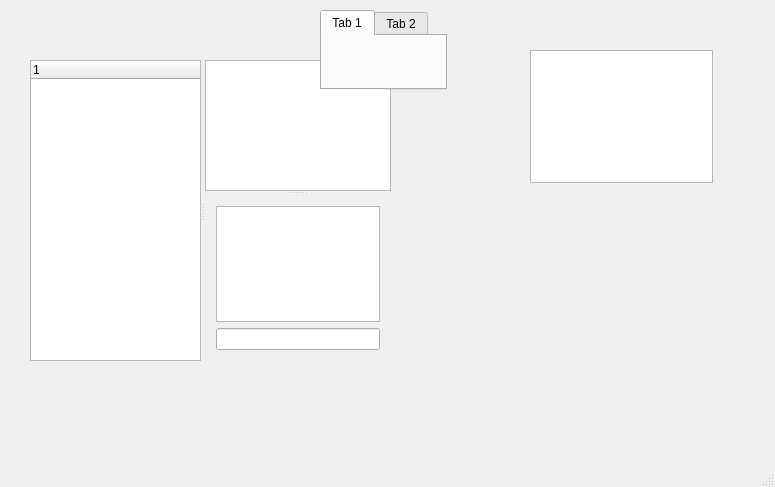
<?xml version="1.0" encoding="UTF-8"?>
<ui version="4.0">
 <class>MainWindow</class>
 <widget class="QMainWindow" name="MainWindow">
  <property name="windowModality">
   <enum>Qt::NonModal</enum>
  </property>
  <property name="enabled">
   <bool>true</bool>
  </property>
  <property name="geometry">
   <rect>
    <x>0</x>
    <y>0</y>
    <width>775</width>
    <height>487</height>
   </rect>
  </property>
  <property name="windowTitle">
   <string>MainWindow</string>
  </property>
  <widget class="QWidget" name="centralWidget">
   <widget class="QTextEdit" name="textEdit">
    <property name="geometry">
     <rect>
      <x>530</x>
      <y>50</y>
      <width>183</width>
      <height>133</height>
     </rect>
    </property>
   </widget>
   <widget class="QSplitter" name="splitter_2">
    <property name="geometry">
     <rect>
      <x>30</x>
      <y>60</y>
      <width>361</width>
      <height>301</height>
     </rect>
    </property>
    <property name="orientation">
     <enum>Qt::Horizontal</enum>
    </property>
    <widget class="QTreeWidget" name="treeWidget">
     <column>
      <property name="text">
       <string notr="true">1</string>
      </property>
     </column>
    </widget>
    <widget class="QSplitter" name="splitter">
     <property name="orientation">
      <enum>Qt::Vertical</enum>
     </property>
     <widget class="QColumnView" name="columnView"/>
     <widget class="QWidget" name="layoutWidget">
      <layout class="QVBoxLayout" name="verticalLayout">
       <item>
        <widget class="QTextEdit" name="textEdit_2"/>
       </item>
       <item>
        <widget class="QLineEdit" name="lineEdit"/>
       </item>
      </layout>
     </widget>
    </widget>
   </widget>
   <widget class="QTabWidget" name="tabWidget">
    <property name="geometry">
     <rect>
      <x>320</x>
      <y>10</y>
      <width>127</width>
      <height>80</height>
     </rect>
    </property>
    <widget class="QWidget" name="tab">
     <attribute name="title">
      <string>Tab 1</string>
     </attribute>
    </widget>
    <widget class="QWidget" name="tab_2">
     <attribute name="title">
      <string>Tab 2</string>
     </attribute>
    </widget>
   </widget>
  </widget>
  <widget class="QMenuBar" name="menuBar">
   <property name="geometry">
    <rect>
     <x>0</x>
     <y>0</y>
     <width>775</width>
     <height>23</height>
    </rect>
   </property>
  </widget>
  <widget class="QStatusBar" name="statusBar"/>
 </widget>
 <layoutdefault spacing="6" margin="11"/>
 <resources/>
 <connections/>
</ui>
